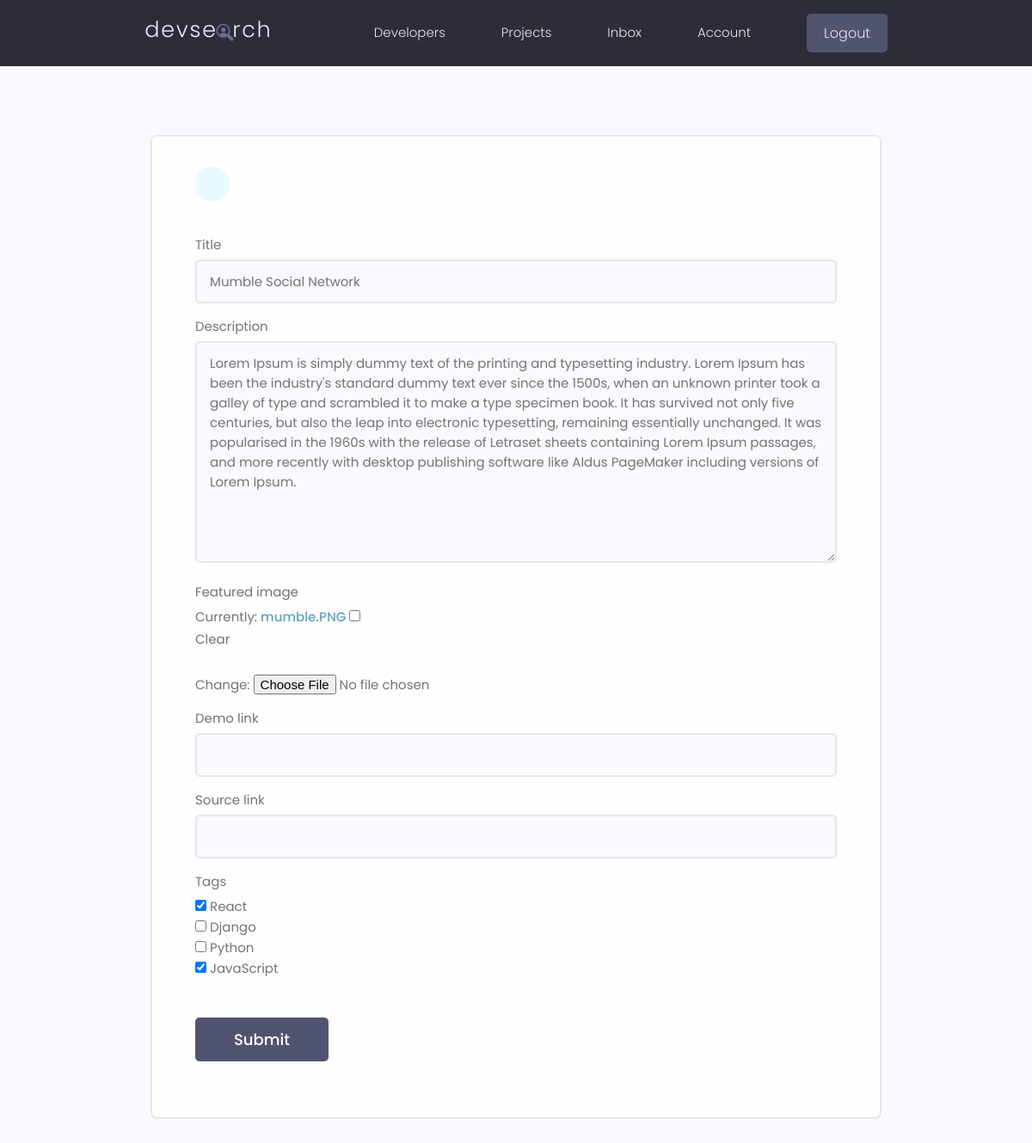
/update-project/7c17d297-cb13-4e3e-9240-6260929888cd/ (signed in), run on an earlier commit of the app's database.
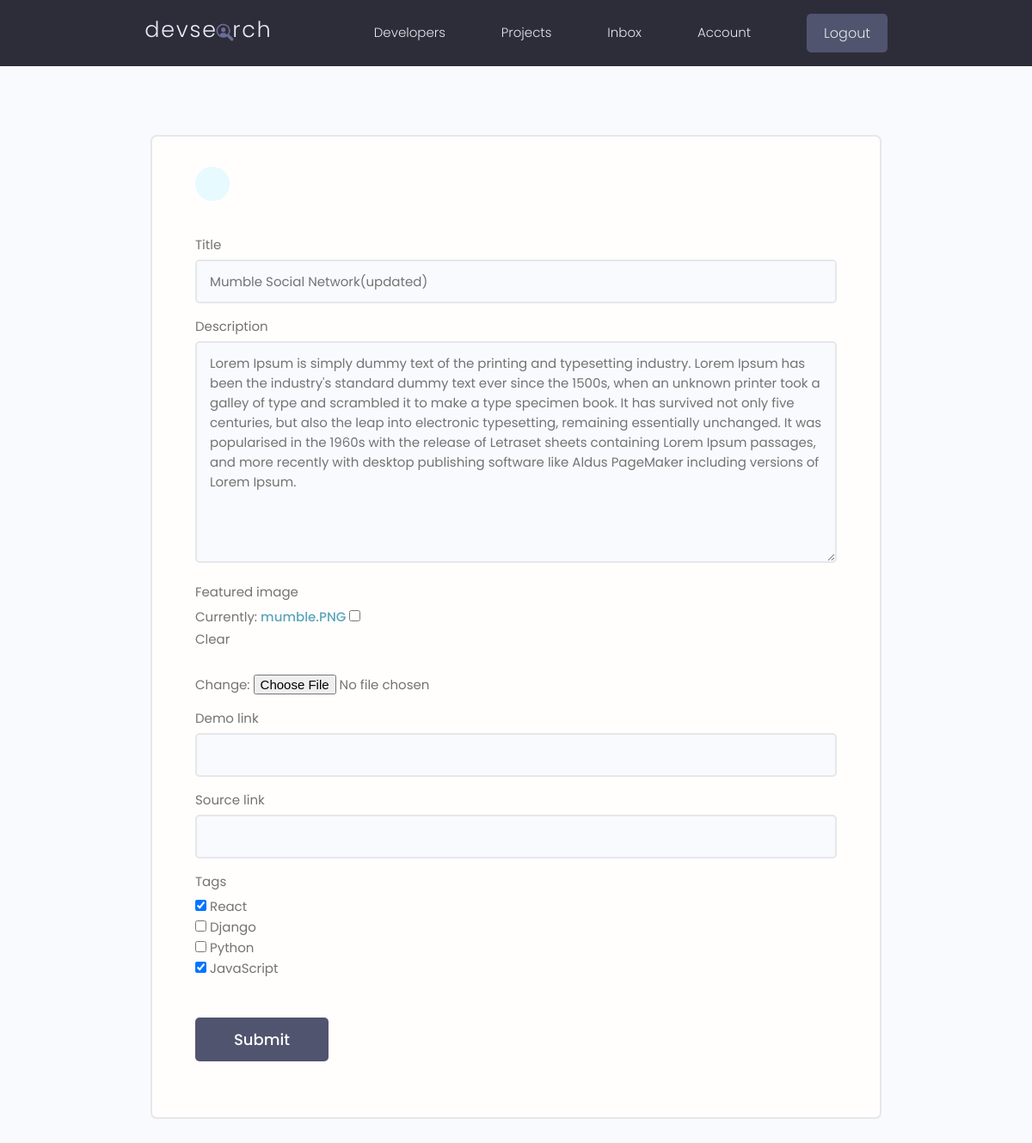
And on a later commit of the database.
### projects/models.py (models this page shows, shortened)
class Project(models.Model) :
    owner=models.ForeignKey(Profile, null=True,blank=True, on_delete=models.SET_NULL)
    title= models.CharField(max_length=200)
    description=models.TextField(null=True, blank=True)
    featured_image=models.ImageField(null=True, blank=True,default="default.jpg")
    demo_link = models.CharField(max_length=2000, null=True,blank=True)
    source_link = models.CharField(max_length=2000,null=True,blank=True)
    tags=models.ManyToManyField('Tag', blank=True)
    vote_total=models.IntegerField(default=0,null=True,blank=True)
    vote_ratio=models.IntegerField(default=0,null=True,blank=True)
    created=models.DateTimeField(auto_now_add=True)
    id=models.UUIDField(default=uuid.uuid4,unique=True, primary_key=True,editable=False)
    class Meta :
        ordering = ['-vote_ratio','-vote_total','title'] # will give oldest first

### projects/views.py (the view)
# urls.py: path('update-project/<str:pk>/',views.updateProject,name="update-project"),
@login_required(login_url="login")
def updateProject(request,pk) :
    profile=request.user.profile
    project=profile.project_set.get(id=pk)
    form = ProjectForm(instance=project)
    if request.method=='POST' :
        form=ProjectForm(request.POST,request.FILES, instance=project)
        if form.is_valid() :
            form.save()
            return redirect('account')
    context={'form':form}
    return render(request,"projects/project_form.html",context)

### projects/forms.py
class ProjectForm(ModelForm) :
    class Meta:
        model=Project
        fields=['title','description','featured_image','demo_link','source_link','tags']
        widgets={
            'tags' : forms.CheckboxSelectMultiple()
        }
    def __init__(self, *args, **kwargs) :
        super(ProjectForm, self).__init__(*args, **kwargs)
        for name,field in self.fields.items():
            field.widget.attrs.update({'class':'input'})

### projects/models.py (called while the page is built)
    def __str__(self):
        return self.name

### projects/templates/projects/project_form.html (shortened to what this page needs)
{% extends  'main.html' %}
{% block content %}
<main class="formPage my-xl">
    <div class="content-box">
        <div class="formWrapper">
            <a class="backButton" href="#"></a>
            <br>
            <form class="form" method="POST" enctype="multipart/form-data">
                {% for field in form %}
                <div class="form__field">
                    <label for="formInput#text">{{field.label}}</label>
                   {{field}}
                </div>
                {% endfor %}
                <input class="btn btn--sub btn--lg  my-md" type="submit" value="Submit" />
            </form>
        </div>
    </div>
</main>
{% endblock %}

What changed in the data, as far as the page shows it:
changed Project: title "Mumble Social Network" → "Mumble Social Network(updated)"
